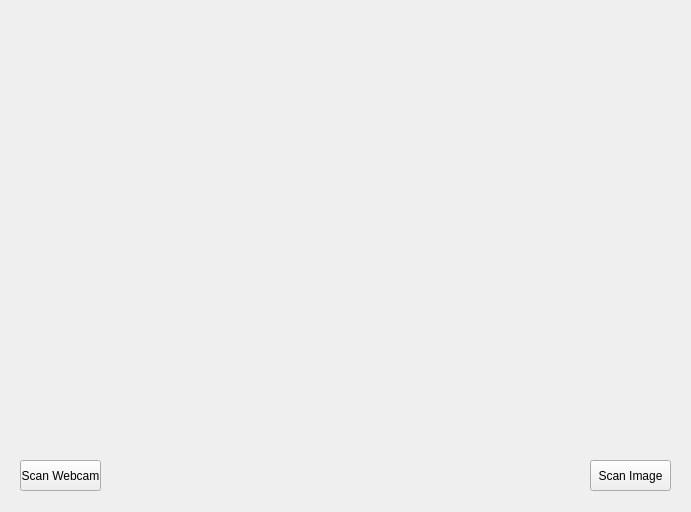
<?xml version="1.0" encoding="UTF-8"?>
<ui version="4.0">
 <class>Form</class>
 <widget class="QWidget" name="Form">
  <property name="geometry">
   <rect>
    <x>0</x>
    <y>0</y>
    <width>691</width>
    <height>512</height>
   </rect>
  </property>
  <property name="windowTitle">
   <string>Face Recognition</string>
  </property>
  <widget class="QPushButton" name="btnImage">
   <property name="geometry">
    <rect>
     <x>590</x>
     <y>460</y>
     <width>81</width>
     <height>31</height>
    </rect>
   </property>
   <property name="text">
    <string>Scan Image</string>
   </property>
  </widget>
  <widget class="QLabel" name="lbl_tempImg">
   <property name="geometry">
    <rect>
     <x>20</x>
     <y>10</y>
     <width>641</width>
     <height>431</height>
    </rect>
   </property>
   <property name="text">
    <string/>
   </property>
  </widget>
  <widget class="QPushButton" name="btnWebcam">
   <property name="geometry">
    <rect>
     <x>20</x>
     <y>460</y>
     <width>81</width>
     <height>31</height>
    </rect>
   </property>
   <property name="text">
    <string>Scan Webcam</string>
   </property>
  </widget>
 </widget>
 <resources/>
 <connections/>
</ui>
